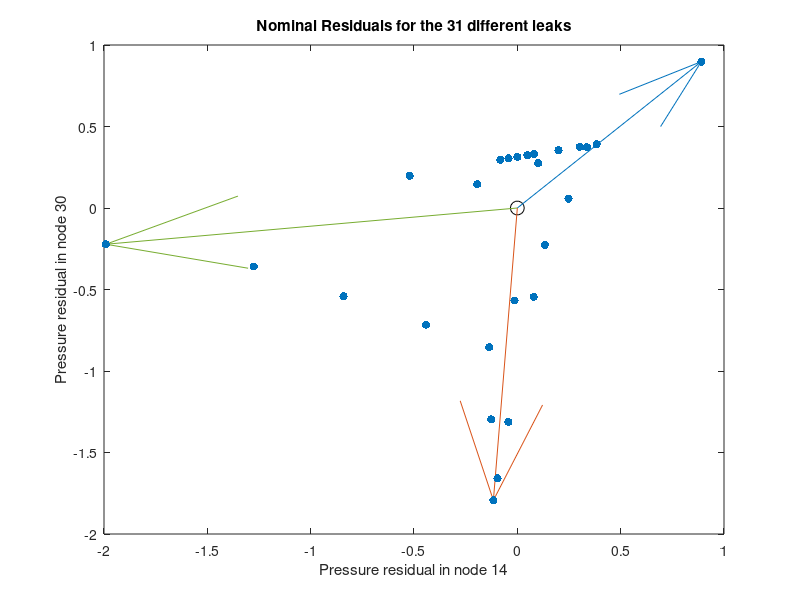

Reproduce this figure in MATLAB. (Note: this script raises an error after producing the figure.)
%% Nominal

clear
close all
clc


load nominal_residuals %res_nom complete fault sensitivity matrix 31x31  

% To Lukas: change here when you have to do the plots for sensors 10 and 12
% instead

sensor1=14;
sensor2=30;

Omega=[res_nom(sensor1,:);res_nom(sensor2,:)]; %leak sensitivity matrix considering only sensor1 and sensor2 installed

% To Lukas: Make this one pretty

figure(1)
scatter (Omega(1,:),Omega(2,:), 'filled')
title ('Nominal Residuals for the 31 different leaks')
xlabel ('Pressure residual in node 14')
ylabel ('Pressure residual in node 30')
box on
hold on
plot (0,0,'ko','MarkerSize',10) %plot origing
quiver(0,0,Omega(1,1),Omega(2,1),0) %Plot leak 1 direction residuals 
quiver(0,0,Omega(1,sensor1),Omega(2,sensor1),0) %Plot leak in sensor1 node direction residuals 
quiver(0,0,Omega(1,sensor2),Omega(2,sensor2),0) %Plot leak 
 





%% Hanoi

% To Lukas: comment to select which data you want to use as the variables are named
% the same way, you need one f_20 for sensors 14 and 30 and then another
% f_20 for sensors 10 and 12, the same for f_50. The difference is the size
% of the leaks, in f_50 they are bigger.

load hanoi_residuals_f_20.mat
%load hanoi_residuals_f_50.mat

r1=squeeze(res_dufu(sensor1,:,:)); %the available residuals considering sensors 1 and 2 are stored in r1 and r2
r2=squeeze(res_dufu(sensor2,:,:));

% To Lukas: make this one pretty

figure
hold on
for leak=1:31

    %Real Residuals
    plot (r1(:,leak),r2(:,leak),'x')
    
    
end
plot (0,0,'ko','MarkerSize',10) %plot origin
title(['Hanoi Residuals f_{20}'])
quiver(0,0,Omega(1,1),Omega(2,1),0) %Plot leak 1 direction residuals 
quiver(0,0,Omega(1,sensor1),Omega(2,sensor1),0) %Plot leak in sensor1 node direction residuals 
quiver(0,0,Omega(1,sensor2),Omega(2,sensor2),0) %Plot leak in sensor2 node direction residuals 
box on


%computation correlation for all residuals leak1 with hypotesys 1, 14 and
%30 (i.e leaks in these nodes)

N_residuals=length(r1);

Gamma=zeros(31,31); %Confuision matrix;

for leak=1:31 % All the leaks have to be studied.
    for k=1:N_residuals
        V_Ro = zeros(31,1);
        for hypothesis=1:31
            V_Ro(hypothesis) = [r1(k,leak),r2(k,leak)] * [Omega(1,hypothesis),Omega(2,hypothesis)]' / ...
                (norm([r1(k,leak),r2(k,leak)]) * norm([Omega(1,hypothesis),Omega(2,hypothesis)]));
        end
        [max_phro, winner] = max(V_Ro);
        [min_phro, loser] = min(V_Ro);
        Gamma(leak, winner) = Gamma(leak, winner) + 1;
    end
end





%%Computing ATD

load matrix_D.mat %Matrix D 31x31 contains all the possible node distances (in nodes)

ATD=0;
atd_vec = zeros(1,31);
%leak=1; %All the leaks have to be studied. 
for leak=1:31    
    for hypothesis=1:31,
        ATD=ATD+Gamma(leak,hypothesis)*D(leak,hypothesis);
        
    end
    atd_vec(leak)=ATD/(sum(Gamma(leak,:)));
end
    
ATD=ATD/(31*N_residuals) %Considering Remark 3 in Activity description

